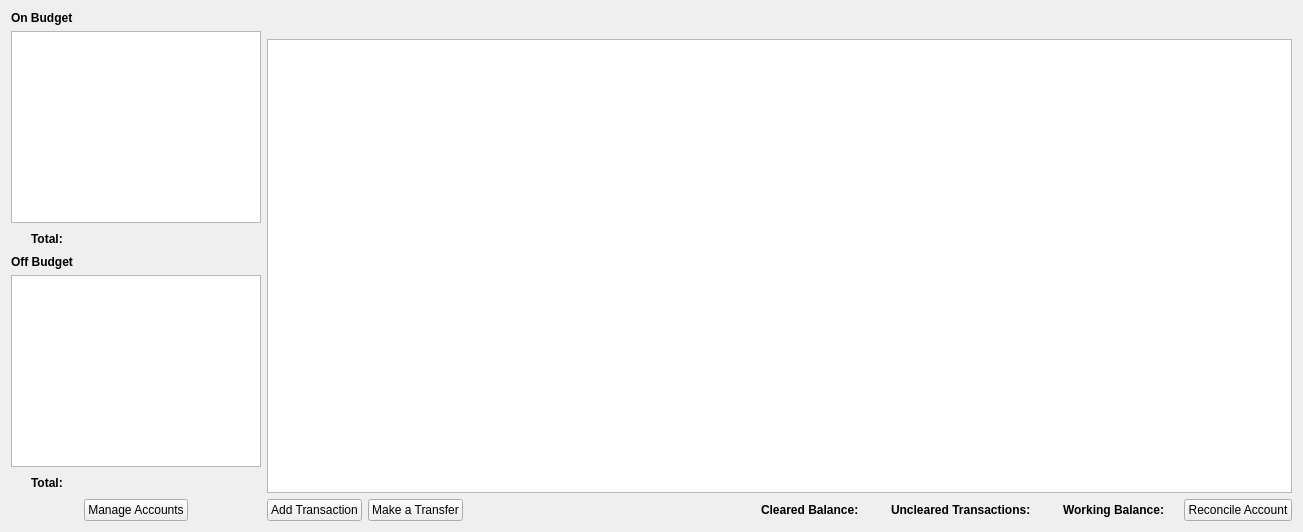
      <widget class="QWidget" name="accounts_tab">
       <attribute name="title">
        <string>Accounts</string>
       </attribute>
       <layout class="QHBoxLayout" name="horizontalLayout_19">
        <item>
         <layout class="QVBoxLayout" name="verticalLayout_3">
          <property name="sizeConstraint">
           <enum>QLayout::SetDefaultConstraint</enum>
          </property>
          <item>
           <widget class="QLabel" name="on_budget_label">
            <property name="sizePolicy">
             <sizepolicy hsizetype="Fixed" vsizetype="Fixed">
              <horstretch>0</horstretch>
              <verstretch>0</verstretch>
             </sizepolicy>
            </property>
            <property name="font">
             <font>
              <bold>true</bold>
             </font>
            </property>
            <property name="text">
             <string>On Budget</string>
            </property>
           </widget>
          </item>
          <item>
           <widget class="QTableWidget" name="on_budget_accounts_table">
            <property name="sizePolicy">
             <sizepolicy hsizetype="Fixed" vsizetype="Expanding">
              <horstretch>0</horstretch>
              <verstretch>0</verstretch>
             </sizepolicy>
            </property>
            <property name="maximumSize">
             <size>
              <width>250</width>
              <height>16777215</height>
             </size>
            </property>
            <property name="selectionMode">
             <enum>QAbstractItemView::SingleSelection</enum>
            </property>
            <property name="selectionBehavior">
             <enum>QAbstractItemView::SelectRows</enum>
            </property>
            <attribute name="verticalHeaderVisible">
             <bool>false</bool>
            </attribute>
           </widget>
          </item>
          <item>
           <layout class="QHBoxLayout" name="horizontalLayout_9">
            <item>
             <widget class="QLabel" name="on_budget_total_label">
              <property name="sizePolicy">
               <sizepolicy hsizetype="Fixed" vsizetype="Fixed">
                <horstretch>0</horstretch>
                <verstretch>0</verstretch>
               </sizepolicy>
              </property>
              <property name="font">
               <font>
                <bold>true</bold>
               </font>
              </property>
              <property name="text">
               <string>Total:</string>
              </property>
             </widget>
            </item>
            <item>
             <widget class="QLabel" name="on_budget_total">
              <property name="sizePolicy">
               <sizepolicy hsizetype="Fixed" vsizetype="Fixed">
                <horstretch>0</horstretch>
                <verstretch>0</verstretch>
               </sizepolicy>
              </property>
              <property name="font">
               <font>
                <bold>true</bold>
               </font>
              </property>
              <property name="text">
               <string/>
              </property>
             </widget>
            </item>
            <item>
             <spacer name="horizontalSpacer_11">
              <property name="orientation">
               <enum>Qt::Horizontal</enum>
              </property>
              <property name="sizeType">
               <enum>QSizePolicy::Fixed</enum>
              </property>
              <property name="sizeHint" stdset="0">
               <size>
                <width>145</width>
                <height>20</height>
               </size>
              </property>
             </spacer>
            </item>
           </layout>
          </item>
          <item>
           <widget class="QLabel" name="off_budget_label">
            <property name="sizePolicy">
             <sizepolicy hsizetype="Fixed" vsizetype="Fixed">
              <horstretch>0</horstretch>
              <verstretch>0</verstretch>
             </sizepolicy>
            </property>
            <property name="font">
             <font>
              <bold>true</bold>
             </font>
            </property>
            <property name="text">
             <string>Off Budget</string>
            </property>
           </widget>
          </item>
          <item>
           <widget class="QTableWidget" name="off_budget_accounts_table">
            <property name="sizePolicy">
             <sizepolicy hsizetype="Fixed" vsizetype="Expanding">
              <horstretch>0</horstretch>
              <verstretch>0</verstretch>
             </sizepolicy>
            </property>
            <property name="maximumSize">
             <size>
              <width>250</width>
              <height>16777215</height>
             </size>
            </property>
            <property name="selectionMode">
             <enum>QAbstractItemView::SingleSelection</enum>
            </property>
            <property name="selectionBehavior">
             <enum>QAbstractItemView::SelectRows</enum>
            </property>
            <attribute name="verticalHeaderVisible">
             <bool>false</bool>
            </attribute>
           </widget>
          </item>
          <item>
           <layout class="QHBoxLayout" name="horizontalLayout_10">
            <item>
             <widget class="QLabel" name="off_budget_total_label">
              <property name="sizePolicy">
               <sizepolicy hsizetype="Fixed" vsizetype="Fixed">
                <horstretch>0</horstretch>
                <verstretch>0</verstretch>
               </sizepolicy>
              </property>
              <property name="font">
               <font>
                <bold>true</bold>
               </font>
              </property>
              <property name="text">
               <string>Total:</string>
              </property>
             </widget>
            </item>
            <item>
             <widget class="QLabel" name="off_budget_total">
              <property name="sizePolicy">
               <sizepolicy hsizetype="Fixed" vsizetype="Fixed">
                <horstretch>0</horstretch>
                <verstretch>0</verstretch>
               </sizepolicy>
              </property>
              <property name="font">
               <font>
                <bold>true</bold>
               </font>
              </property>
              <property name="text">
               <string/>
              </property>
             </widget>
            </item>
            <item>
             <spacer name="horizontalSpacer_12">
              <property name="orientation">
               <enum>Qt::Horizontal</enum>
              </property>
              <property name="sizeType">
               <enum>QSizePolicy::Fixed</enum>
              </property>
              <property name="sizeHint" stdset="0">
               <size>
                <width>145</width>
                <height>20</height>
               </size>
              </property>
             </spacer>
            </item>
           </layout>
          </item>
          <item alignment="Qt::AlignHCenter">
           <widget class="QPushButton" name="manage_accounts_button">
            <property name="sizePolicy">
             <sizepolicy hsizetype="Fixed" vsizetype="Fixed">
              <horstretch>0</horstretch>
              <verstretch>0</verstretch>
             </sizepolicy>
            </property>
            <property name="focusPolicy">
             <enum>Qt::NoFocus</enum>
            </property>
            <property name="text">
             <string>Manage Accounts</string>
            </property>
           </widget>
          </item>
         </layout>
        </item>
        <item>
         <layout class="QVBoxLayout" name="verticalLayout_5">
          <item alignment="Qt::AlignHCenter">
           <widget class="QLabel" name="account_name_label">
            <property name="sizePolicy">
             <sizepolicy hsizetype="Fixed" vsizetype="Fixed">
              <horstretch>0</horstretch>
              <verstretch>0</verstretch>
             </sizepolicy>
            </property>
            <property name="font">
             <font>
              <pointsize>14</pointsize>
              <bold>true</bold>
             </font>
            </property>
            <property name="text">
             <string/>
            </property>
           </widget>
          </item>
          <item>
           <widget class="QTableView" name="transactions_table">
            <property name="sizePolicy">
             <sizepolicy hsizetype="Expanding" vsizetype="Expanding">
              <horstretch>0</horstretch>
              <verstretch>0</verstretch>
             </sizepolicy>
            </property>
            <property name="minimumSize">
             <size>
              <width>1025</width>
              <height>0</height>
             </size>
            </property>
            <property name="maximumSize">
             <size>
              <width>16777215</width>
              <height>16777215</height>
             </size>
            </property>
            <attribute name="verticalHeaderVisible">
             <bool>false</bool>
            </attribute>
           </widget>
          </item>
          <item>
           <layout class="QHBoxLayout" name="horizontalLayout_8">
            <item>
             <widget class="QPushButton" name="add_transaction_button">
              <property name="sizePolicy">
               <sizepolicy hsizetype="Fixed" vsizetype="Fixed">
                <horstretch>0</horstretch>
                <verstretch>0</verstretch>
               </sizepolicy>
              </property>
              <property name="focusPolicy">
               <enum>Qt::NoFocus</enum>
              </property>
              <property name="text">
               <string>Add Transaction</string>
              </property>
             </widget>
            </item>
            <item>
             <widget class="QPushButton" name="make_a_transfer_button">
              <property name="sizePolicy">
               <sizepolicy hsizetype="Fixed" vsizetype="Fixed">
                <horstretch>0</horstretch>
                <verstretch>0</verstretch>
               </sizepolicy>
              </property>
              <property name="focusPolicy">
               <enum>Qt::NoFocus</enum>
              </property>
              <property name="text">
               <string>Make a Transfer</string>
              </property>
             </widget>
            </item>
            <item>
             <spacer name="horizontalSpacer_13">
              <property name="orientation">
               <enum>Qt::Horizontal</enum>
              </property>
              <property name="sizeHint" stdset="0">
               <size>
                <width>40</width>
                <height>20</height>
               </size>
              </property>
             </spacer>
            </item>
            <item>
             <widget class="QLabel" name="cleared_balance_label">
              <property name="sizePolicy">
               <sizepolicy hsizetype="Fixed" vsizetype="Fixed">
                <horstretch>0</horstretch>
                <verstretch>0</verstretch>
               </sizepolicy>
              </property>
              <property name="font">
               <font>
                <bold>true</bold>
               </font>
              </property>
              <property name="text">
               <string>Cleared Balance:</string>
              </property>
             </widget>
            </item>
            <item>
             <widget class="QLabel" name="cleared_balance">
              <property name="sizePolicy">
               <sizepolicy hsizetype="Fixed" vsizetype="Fixed">
                <horstretch>0</horstretch>
                <verstretch>0</verstretch>
               </sizepolicy>
              </property>
              <property name="font">
               <font>
                <bold>true</bold>
               </font>
              </property>
              <property name="text">
               <string/>
              </property>
             </widget>
            </item>
            <item>
             <widget class="QLabel" name="plus_label">
              <property name="text">
               <string/>
              </property>
             </widget>
            </item>
            <item>
             <widget class="QLabel" name="uncleared_transactions_label">
              <property name="font">
               <font>
                <bold>true</bold>
               </font>
              </property>
              <property name="text">
               <string>Uncleared Transactions:</string>
              </property>
             </widget>
            </item>
            <item>
             <widget class="QLabel" name="uncleared_transactions">
              <property name="sizePolicy">
               <sizepolicy hsizetype="Fixed" vsizetype="Fixed">
                <horstretch>0</horstretch>
                <verstretch>0</verstretch>
               </sizepolicy>
              </property>
              <property name="font">
               <font>
                <bold>true</bold>
               </font>
              </property>
              <property name="text">
               <string/>
              </property>
             </widget>
            </item>
            <item>
             <widget class="QLabel" name="equals_label">
              <property name="font">
               <font>
                <bold>true</bold>
               </font>
              </property>
              <property name="text">
               <string/>
              </property>
             </widget>
            </item>
            <item>
             <widget class="QLabel" name="working_balance_label">
              <property name="font">
               <font>
                <bold>true</bold>
               </font>
              </property>
              <property name="text">
               <string>Working Balance:</string>
              </property>
             </widget>
            </item>
            <item>
             <widget class="QLabel" name="working_balance">
              <property name="font">
               <font>
                <bold>true</bold>
               </font>
              </property>
              <property name="text">
               <string/>
              </property>
             </widget>
            </item>
            <item>
             <widget class="QPushButton" name="reconcile_account_button">
              <property name="sizePolicy">
               <sizepolicy hsizetype="Fixed" vsizetype="Fixed">
                <horstretch>0</horstretch>
                <verstretch>0</verstretch>
               </sizepolicy>
              </property>
              <property name="focusPolicy">
               <enum>Qt::NoFocus</enum>
              </property>
              <property name="text">
               <string>Reconcile Account</string>
              </property>
             </widget>
            </item>
           </layout>
          </item>
         </layout>
        </item>
       </layout>
      </widget>
